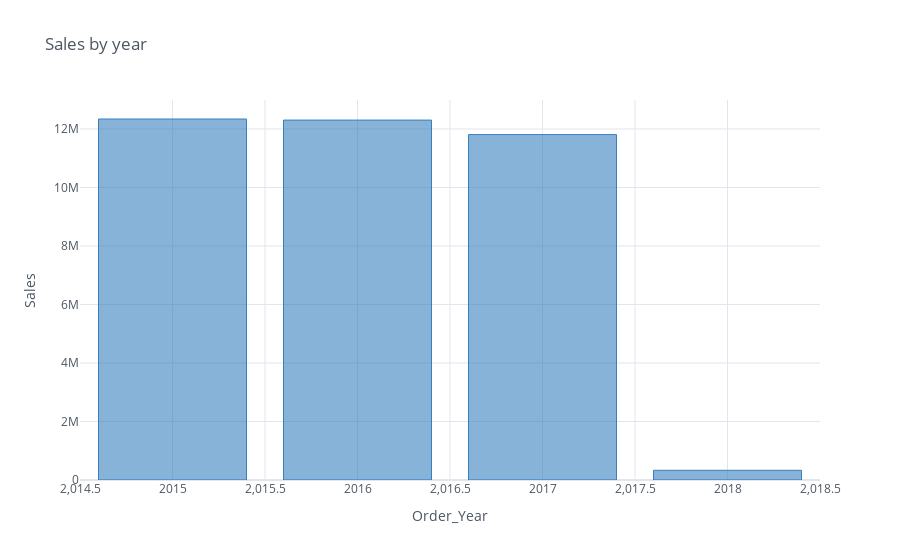

Source (notebook cell):
### Code cell
sales_by_year.iplot(kind ='bar', x = 'Order_Year', y = 'Sales',title='Sales by year',xTitle='Order_Year',yTitle='Sales', theme ='white', colors ='blue')

### Figure 1 — Plotly figure (JSON) as saved in the notebook; plotly's stock layout.template omitted (floating-point values rounded to 4 significant figures)
{"data": [{"marker": {"color": "rgba(55, 128, 191, 0.6)", "line": {"color": "rgba(55, 128, 191, 1.0)", "width": 1}}, "name": "Sales", "orientation": "v", "text": "", "type": "bar", "x": [2015, 2016, 2017, 2018], "y": [12340000.0, 12300000.0, 11810000.0, 331700.0]}], "layout": {"legend": {"bgcolor": "#FFFFFF", "font": {"color": "#4D5663"}}, "paper_bgcolor": "#FFFFFF", "plot_bgcolor": "#FFFFFF", "title": {"font": {"color": "#4D5663"}, "text": "Sales by year"}, "xaxis": {"gridcolor": "#E1E5ED", "showgrid": true, "tickfont": {"color": "#4D5663"}, "title": {"font": {"color": "#4D5663"}, "text": "Order_Year"}, "zerolinecolor": "#E1E5ED"}, "yaxis": {"gridcolor": "#E1E5ED", "showgrid": true, "tickfont": {"color": "#4D5663"}, "title": {"font": {"color": "#4D5663"}, "text": "Sales"}, "zerolinecolor": "#E1E5ED"}}}
